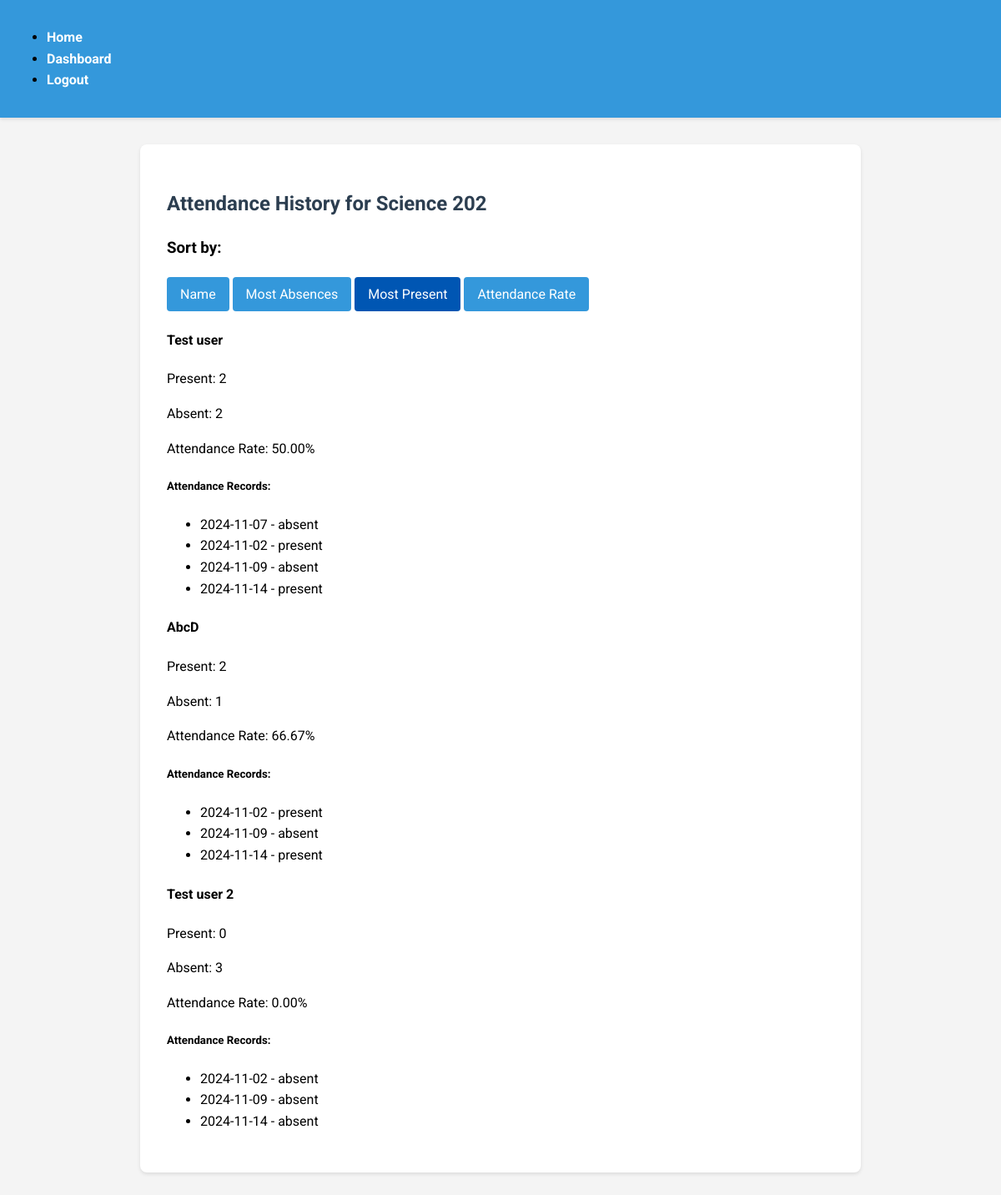
Screenshot of /attendance_history/1?sort_by=present (signed in) with the database file from the repository.
### models.py (models this page shows, shortened)
class BaseModel(db.Model):
    __abstract__ = True
    id = db.Column(db.Integer, primary_key=True)

class Class(BaseModel):
    __tablename__ = 'class'
    name = db.Column(db.String(100), nullable=False)
    teacher_id = db.Column(db.Integer, db.ForeignKey('user.id'), nullable=False)
    students = db.relationship('User', secondary='user_class', back_populates='classes')
    attendances = db.relationship('Attendance', back_populates='class_')

class User(UserMixin, BaseModel):
    __tablename__ = 'user'
    email = db.Column(db.String(120), unique=True, nullable=False)
    name = db.Column(db.String(100), nullable=False)
    password = db.Column(db.String(255), nullable=False)
    role = db.Column(db.String(20), nullable=False)
    classes = db.relationship('Class', secondary='user_class', back_populates='students')

class Attendance(BaseModel):
    __tablename__ = 'attendance'
    class_id = db.Column(db.Integer, db.ForeignKey('class.id'), nullable=False)
    student_id = db.Column(db.Integer, db.ForeignKey('user.id'), nullable=False)
    date = db.Column(db.Date, nullable=False)
    status = db.Column(db.String(20), nullable=False)
    class_ = db.relationship('Class', back_populates='attendances')

### app.py (the view)
@app.route('/attendance_history/<int:class_id>')
@login_required
def attendance_history(class_id):
    if current_user.role != 'teacher':
        flash('Only teachers can view attendance history')
        return redirect(url_for('dashboard'))
    class_obj = Class.query.get(class_id)
    sort_by = request.args.get('sort_by', 'date')  # Default sort by date
    attendance_records = Attendance.query.filter_by(class_id=class_id).all()
    student_stats = {}
    for student in class_obj.students:
        student_records = [r for r in attendance_records if r.student_id == student.id]
        absent_count = sum(1 for r in student_records if r.status == 'absent')
        present_count = sum(1 for r in student_records if r.status == 'present')
        attendance_rate = (present_count / len(student_records) * 100) if student_records else 0
        student_stats[student.id] = {
            'name': student.name,
            'absent_count': absent_count,
            'present_count': present_count,
            'attendance_rate': attendance_rate,
            'records': student_records
        }
    if sort_by == 'absent':
        sorted_stats = dict(sorted(student_stats.items(),
                                 key=lambda x: x[1]['absent_count'],
                                 reverse=True))
    elif sort_by == 'present':
        sorted_stats = dict(sorted(student_stats.items(),
                                 key=lambda x: x[1]['present_count'],
                                 reverse=True))
    elif sort_by == 'rate':
        sorted_stats = dict(sorted(student_stats.items(),
                                 key=lambda x: x[1]['attendance_rate'],
                                 reverse=True))
    else:  # sort by name
        sorted_stats = dict(sorted(student_stats.items(),
                                 key=lambda x: x[1]['name']))
    return render_template('attendance_history.html',
                         class_obj=class_obj,
                         student_stats=sorted_stats,
                         sort_by=sort_by)

### app.py (called while the page is built)
@login_manager.user_loader
def load_user(user_id):
    return User.query.get(int(user_id))

### templates/attendance_history.html
{% extends "base.html" %}
{% block content %}
<h2>Attendance History for {{ class_obj.name }}</h2>
<div class="sorting-options">
    <h3>Sort by:</h3>
    <a href="{{ url_for('attendance_history', class_id=class_obj.id, sort_by='name') }}"
       class="btn btn-primary {% if sort_by == 'name' %}active{% endif %}">Name</a>
       <a href="{{ url_for('attendance_history', class_id=class_obj.id, sort_by='absent') }}"
       class="btn {% if sort_by == 'absent' %}active{% else %}btn-primary{% endif %}">Most Absences</a>
    <a href="{{ url_for('attendance_history', class_id=class_obj.id, sort_by='present') }}"
       class="btn btn-success {% if sort_by == 'present' %}active{% endif %}">Most Present</a>
    <a href="{{ url_for('attendance_history', class_id=class_obj.id, sort_by='rate') }}"
       class="btn btn-info {% if sort_by == 'rate' %}active{% endif %}">Attendance Rate</a>
</div>
<div class="attendance-stats">
    {% for student_id, stats in student_stats.items() %}
    <div class="student-card">
        <h4>{{ stats.name }}</h4>
        <p>Present: {{ stats.present_count }}</p>
        <p>Absent: {{ stats.absent_count }}</p>
        <p>Attendance Rate: {{ "%.2f"|format(stats.attendance_rate) }}%</p>
        <div class="attendance-details">
            <h5>Attendance Records:</h5>
            <ul>
                {% for record in stats.records %}
                <li>
                    {{ record.date.strftime('%Y-%m-%d') }} -
                    <span class="{{ 'text-success' if record.status == 'present' else 'text-danger' }}">
                        {{ record.status }}
                    </span>
                </li>
                {% endfor %}
            </ul>
        </div>
    </div>
    {% endfor %}
</div>
{% endblock %}

### static/styles.css (style rules this page uses)
body { font-family: 'Roboto', Arial, sans-serif; line-height: 1.6; margin: 0; padding: 0; background-color: #f4f4f4; }
.btn.active { background-color: #0056b3; color: white; border-color: #0056b3; }
h1, h2 { color: #2c3e50; }
.btn { display: inline-block; background-color: #3498db; color: #fff; padding: 0.5rem 1rem; text-decoration: none; border-radius: 4px; transition: background-color 0.3s ease; }

### rows the page displays
Class: name "Science 202"
User: name "Test user"
Attendance: date "2024-11-07", status "absent"
Attendance: date "2024-11-02", status "present"
Attendance: date "2024-11-09", status "absent"
Attendance: date "2024-11-14", status "present"
User: name "AbcD"
Attendance: date "2024-11-02", status "present"
Attendance: date "2024-11-09", status "absent"
Attendance: date "2024-11-14", status "present"
User: name "Test user 2"
Attendance: date "2024-11-02", status "absent"
Attendance: date "2024-11-09", status "absent"
Attendance: date "2024-11-14", status "absent"

### other values shown
{{ stats.present_count }} "2" "2" "0"
{{ stats.absent_count }} "2" "1" "3"
{{ "%.2f"|format(stats.attendance_rate) }} "50.00" "66.67" "0.00"
